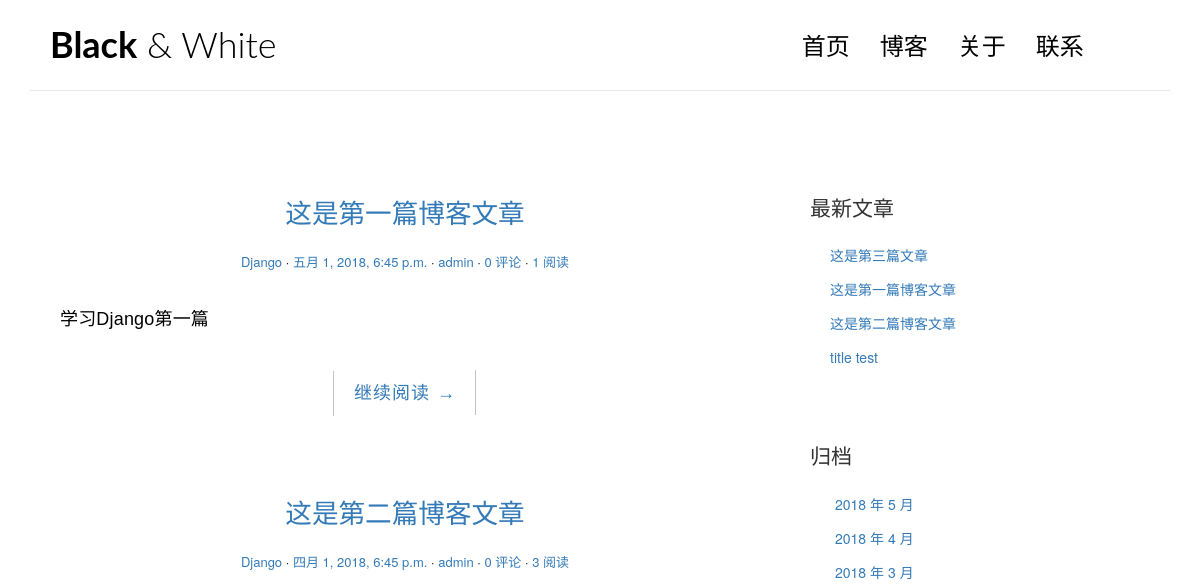
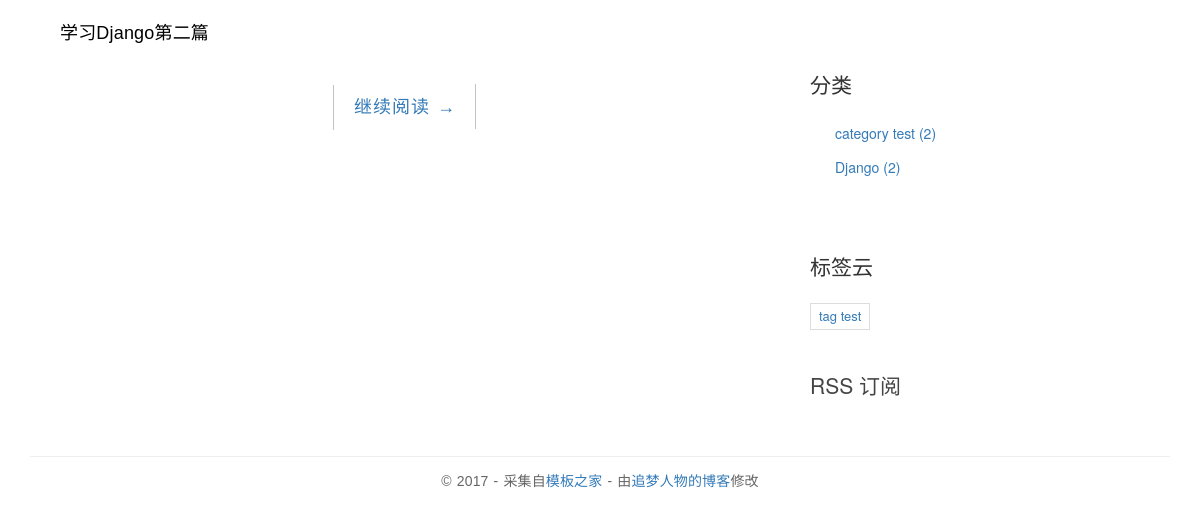
The app's page /category/2/, older data (2 pictures, top to bottom).
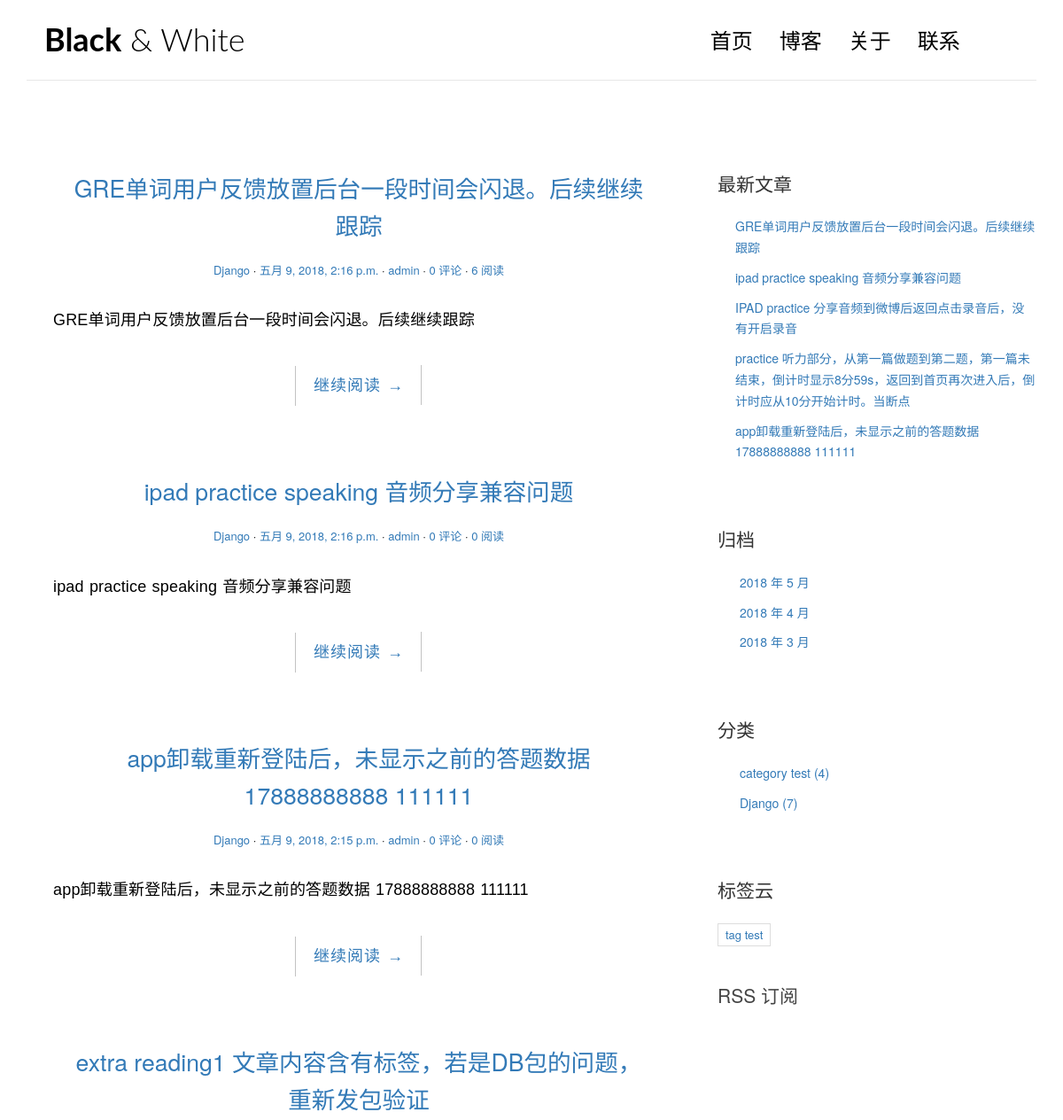
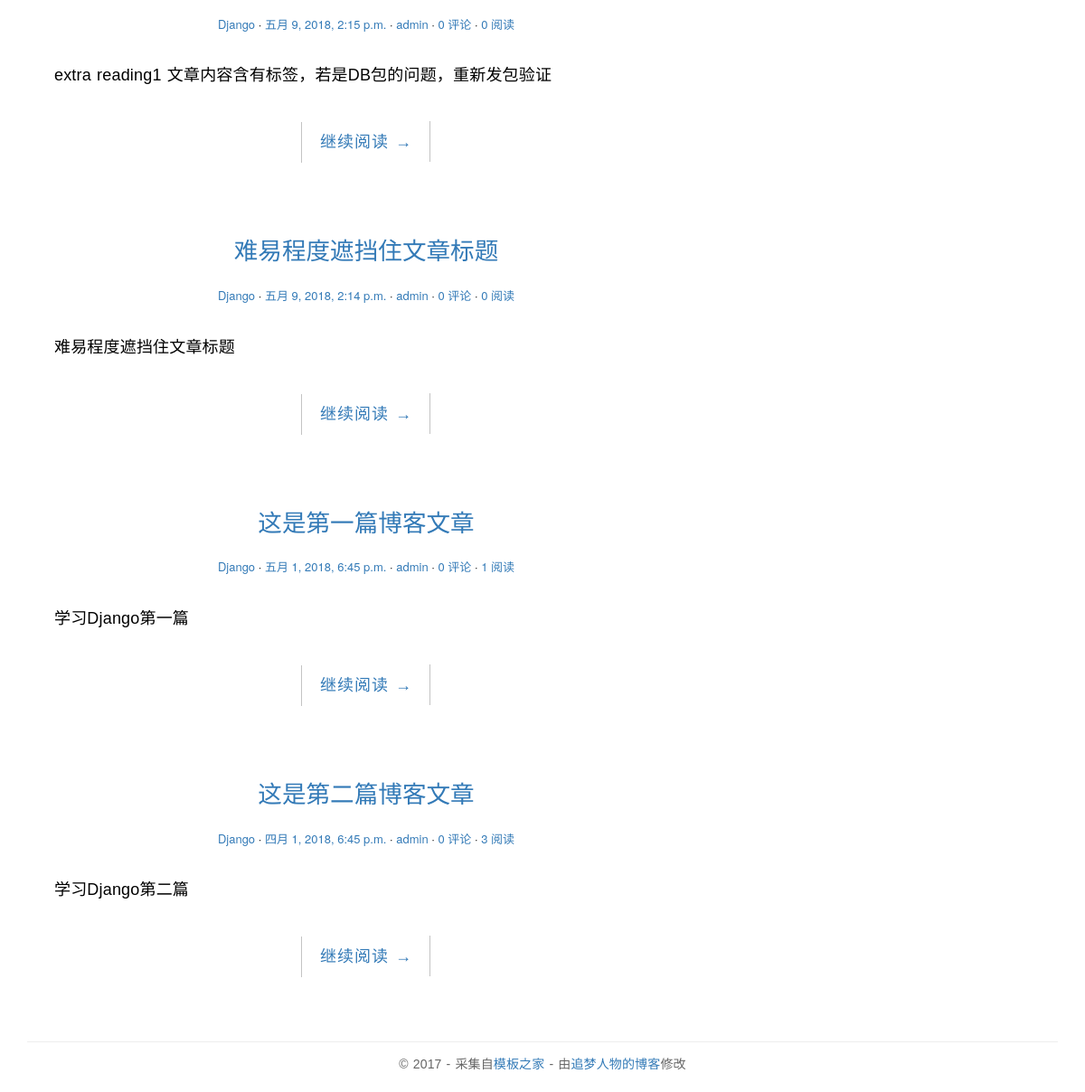
The same page, newer data (2 pictures, top to bottom).
### blog/models.py (models this page shows, shortened)
@python_2_unicode_compatible
class Article(models.Model):
    title = models.CharField(max_length=70)
    content = models.TextField()
    create_time = models.DateTimeField()
    update_time = models.DateTimeField()
    summary = models.CharField(max_length=200, blank=True)
    category = models.ForeignKey(Category)
    tags = models.ManyToManyField(Tag, blank=True)
    author = models.ForeignKey(User)
    views = models.PositiveIntegerField(default=0)
    def get_absolute_url(self):
        return reverse('blog:detail', kwargs={'pk': self.pk})
    class Meta:
        ordering = ['-create_time']

class Category(models.Model):
    name = models.CharField(max_length=100)

class Tag(models.Model):
    name = models.CharField(max_length=100)

### blog/views.py (the view)
# urls.py: url(r'^category/(?P<pk>[0-9]+)/$', views.CategoryView.as_view(), name='category'),
class CategoryView(IndexView):
    def get_queryset(self):
        print('args++++++++', self.args)
        print('kwargs++++++++', self.kwargs)
        cate = get_object_or_404(Category, pk=self.kwargs.get('pk'))
        return super(CategoryView, self).get_queryset().filter(category=cate)

### blog/templatetags/blog_tags.py (called while the page is built)
@register.simple_tag
def get_recent_articles(num=5):
    return Article.objects.all().order_by('-create_time')[:num]

@register.simple_tag
def archives():
    ret = Article.objects.dates('create_time', 'month', order='DESC')
    print(ret)
    return Article.objects.dates('create_time', 'month', order='DESC')

@register.simple_tag
def get_categories():
    return Category.objects.annotate(cate_article_nums=Count('article')).filter(cate_article_nums__gt=0)

@register.simple_tag
def get_tags():
    return Tag.objects.annotate(tag_article_nums=Count('article')).filter(tag_article_nums__gt=0)

### blog/views.py (called while the page is built, shortened)
    def get_context_data(self, **kwargs):
        context = super().get_context_data(**kwargs)
        paginator = context.get('paginator')
        page_obj = context.get('page_obj')
        is_paginated = context.get('is_paginated')
        pagination_data = self.pagination_data(paginator, page_obj, is_paginated)
        context.update(pagination_data)
        return context

    def pagination_data(self, paginator, page_obj, is_paginated):
        if not is_paginated:
            return {}

### templates/blog/index.html (shortened to what this page needs)
{% extends 'base.html' %}
{% block main %}
    {% for article in article_list %}
        <article class="post post-{{ article.pk }}">
            <header class="entry-header">
                <h1 class="entry-title">
                    <a href="{{ article.get_absolute_url }}">{{ article.title }}</a>
                </h1>
                <div class="entry-meta">
                    <span class="post-category"><a href="{% url 'blog:category' article.category.pk %}">{{ article.category.name }}</a></span>
                    <span class="post-date"><a href="#"><time class="entry-date"
                                                              datetime="{{ article.create_time }}">{{ article.create_time }}</time></a></span>
                    <span class="post-author"><a href="#">{{ article.author.username }}</a></span>
                    <span class="comments-link"><a href="{{ article.get_absolute_url }}#comment-area">{{ article.comments_set.count }} 评论</a></span>
                    <span class="views-count"><a href="{{ article.get_absolute_url }}">{{ article.views }} 阅读</a></span>
                </div>
            </header>
            <div class="entry-content clearfix">
                <p>{{ article.summary }}</p>
                <div class="read-more cl-effect-14">
                    <a href="{{ article.get_absolute_url }}" class="more-link">继续阅读 <span class="meta-nav">→</span></a>
                </div>
            </div>
        </article>
    {% empty %}
        <div class="no-post">暂时还没有发布的文章！</div>
    {% endfor %}
{% endblock %}

### templates/base.html (shortened to what this page needs)
{% load staticfiles %}
{% load blog_tags %}
<!DOCTYPE html>
<html>
<head>
    <link rel="stylesheet" href="http://code.ionicframework.com/ionicons/2.0.1/css/ionicons.min.css">
    <link rel="stylesheet" href="{% static 'blog/css/pace.css' %}">
    <link rel="stylesheet" href="{% static 'blog/css/custom.css' %}">
    <link rel="stylesheet" href="{% static 'blog/css/highlights/github.css' %}">
    <link href="https://cdn.bootcss.com/bootstrap/3.3.7/css/bootstrap.min.css" rel="stylesheet">
</head>
<body>
<div class="container">
    <header id="site-header">
        <div class="row">
            <div class="col-md-4 col-sm-5 col-xs-8">
                <div class="logo">
                    <h1><a href="{% url 'blog:index' %}"><b>Black</b> &amp; White</a></h1>
                </div>
            </div>
            <div class="col-md-8 col-sm-7 col-xs-4">
                <nav class="main-nav" role="navigation">
                    <div class="collapse navbar-collapse" id="bs-example-navbar-collapse-1">
                        <ul class="nav navbar-nav navbar-right">
                            <li class="cl-effect-11"><a href="{% url 'blog:index' %}" data-hover="首页">首页</a></li>
                            <li class="cl-effect-11"><a href="full-width.html" data-hover="博客">博客</a></li>
                            <li class="cl-effect-11"><a href="about.html" data-hover="关于">关于</a></li>
                            <li class="cl-effect-11"><a href="contact.html" data-hover="联系">联系</a></li>
                        </ul>
                    </div>
                </nav>
            </div>
        </div>
    </header>
</div>
<div class="content-body">
    <div class="container">
        <div class="row">
            <main class="col-md-8">
                {% block main %}
                {% endblock main %}
            </main>
            <aside class="col-md-4">
                {% block toc %}
                    <div class="widget widget-recent-posts">
                    <h3 class="widget-title">最新文章</h3>
                    {% get_recent_articles as recent_article_list %}
                    <ul>
                        {% for article in recent_article_list %}
                        <li>
                            <a href="{{ article.get_absolute_url }}">{{ article.title }}</a>
                        </li>
                        {% empty %}
                            暂无文章！
                        {% endfor %}
                    </ul>
                </div>
                {% endblock toc %}
                <div class="widget widget-archives">
                    <h3 class="widget-title">归档</h3>
                    {% archives as date_list %}
                    <ul>
                        {% for date in date_list %}
                            <li>
                                <a href="{% url 'blog:archives' date.year date.month %}">{{ date.year }} 年 {{ date.month }} 月</a>
                            </li>
                        {% empty %}
                            暂无归档！
                        {% endfor %}
                    </ul>
                </div>
                <div class="widget widget-category">
                    <h3 class="widget-title">分类</h3>
                    {% get_categories as category_list %}
                    <ul>
                        {% for category in category_list %}
                            <li>
                                <a href="{% url 'blog:category' category.pk %}">{{ category.name }} <span class="post-count">({{ category.cate_article_nums }})</span></a>
                            </li>
                        {% endfor %}
                    </ul>
                </div>
                {% block tags %}
                    <div class="widget widget-tag-cloud">
                    <h3 class="widget-title">标签云</h3>
                        {% get_tags as tag_list %}
                        <ul>
                            {% for tag in tag_list %}
                                <li>
                                    <a href="{% url 'blog:tag' tag.pk %}">{{ tag.name }}</a>
                                </li>
                            {% empty %}
                                暂无标签！
                            {% endfor %}
                        </ul>
                </div>
                {% endblock tags %}
                <div class="rss">
                    <a href="{% url 'rss' %}">
                        RSS 订阅
                    </a>
                </div>
            </aside>
        </div>
    </div>
</div>
<footer id="site-footer">
    <div class="container">
        <div class="row">
            <div class="col-md-12">
                <p class="copyright">&copy 2017 - 采集自<a href="http://www.cssmoban.com/"
                                                        target="_blank" title="模板之家">模板之家</a>
                    - 由<a href="http://zmrenwu.com/" title="网页模板" target="_blank">追梦人物的博客</a>修改
                </p>
            </div>
        </div>
    </div>
</footer>
</body>
</html>

### blog/static/blog/css/custom.css (style rules this page uses)
* { outline: none; }
h1, h2, h3, h4, h5, h6 { margin-top: 0; }
b { font-weight: 400; }
a { color: #333; }
body { color: #444; font-family: 'Lato', sans-serif; }
p { font-family: 'Ubuntu', sans-serif; font-weight: 400; word-spacing: 1px; letter-spacing: 0.01em; }
#site-header { background-color: #FFF; padding: 25px 20px; margin-bottom: 40px; border-bottom: 1px solid #e7e7e7; }
.logo h1 a { color: #000; }
.logo h1 { margin: 0; font-family: 'Lato', sans-serif; font-weight: 300; }
.main-nav { margin-top: 11px; max-width: 95%; }
.main-nav a { color: #000000 !important; padding: 0 0 5px 0 !important; margin-right: 30px; font-family: 'Lato', sans-serif; font-weight: 300; font-size: 24px; }
.cl-effect-11 a { padding: 10px 0; color: #0972b4; text-shadow: none; }
.cl-effect-11 a::before { position: absolute; top: 0; left: 0; overflow: hidden; padding: 0 0 5px 0 !important; max-width: 0; border-bottom: 1px solid #000; color: #000; content: attr(data-hover); white-space: nowrap; -webkit-transition: max-width 0.5s; -moz-transition: max-width 0.5s; transition: max-width 0.5s; }
.content-body { padding-bottom: 4em; }
.post { background: #fff; padding: 30px 30px 0; }
.entry-title { text-align: center; font-size: 1.9em; margin-bottom: 20px; line-height: 1.6; padding: 10px 20px 0; }
.entry-meta { text-align: center; color: #DDDDDD; font-size: 13px; margin-bottom: 30px; }
.entry-content { font-size: 18px; line-height: 1.9; font-weight: 300; color: #000; }
.post-category::after, .post-date::after, .post-author::after, .comments-link::after { content: ' ·'; color: #000; }
.read-more { font-family: 'Ubuntu', sans-serif; font-weight: 400; word-spacing: 1px; letter-spacing: 0.01em; text-align: center; margin-top: 20px; }
.cl-effect-14 a { padding: 0 20px; height: 45px; line-height: 45px; position: relative; display: inline-block; margin: 15px 25px; letter-spacing: 1px; font-weight: 400; text-shadow: 0 0 1px rgba(255, 255, 255, 0.3); }
.cl-effect-14 a::before, .cl-effect-14 a::after { position: absolute; width: 45px; height: 1px; background: #C3C3C3; content: ''; -webkit-transition: all 0.3s; -moz-transition: all 0.3s; transition: all 0.3s; pointer-events: none; }
.cl-effect-14 a::before { top: 0; left: 0; -webkit-transform: rotate(90deg); -moz-transform: rotate(90deg); transform: rotate(90deg); -webkit-transform-origin: 0 0; -moz-transform-origin: 0 0; transform-origin: 0 0; }
.cl-effect-14 a::after { right: 0; bottom: 0; -webkit-transform: rotate(90deg); -moz-transform: rotate(90deg); transform: rotate(90deg); -webkit-transform-origin: 100% 0; -moz-transform-origin: 100% 0; transform-origin: 100% 0; }
.widget { background: #fff; padding: 30px 0 0; }
.widget-title { font-size: 1.5em; margin-bottom: 20px; line-height: 1.6; padding: 10px 0 0; font-weight: 400; }
.widget-recent-posts ul { padding: 0; margin: 0; padding-left: 20px; }
.widget-recent-posts ul li { list-style-type: none; position: relative; line-height: 170%; margin-bottom: 10px; }
.widget-recent-posts ul li::before { content: '\f3d3'; font-family: "Ionicons"; position: absolute; left: -17px; top: 3px; font-size: 16px; color: #000; }
.widget-archives ul { padding: 0; margin: 0; padding-left: 25px; }
.widget-archives ul li { list-style-type: none; position: relative; line-height: 170%; margin-bottom: 10px; }
.widget-archives ul li::before { content: '\f3f3'; font-family: "Ionicons"; position: absolute; left: -25px; top: 1px; font-size: 16px; color: #000; }
.widget-category ul { padding: 0; margin: 0; padding-left: 25px; }
.widget-category ul li { list-style-type: none; position: relative; line-height: 170%; margin-bottom: 10px; }
.widget-category ul li::before { content: '\f3fe'; font-family: "Ionicons"; position: absolute; left: -25px; top: 1px; font-size: 18px; color: #000; }
.widget-tag-cloud ul { padding: 0; margin: 0; margin-right: -10px; }
.widget-tag-cloud ul li { list-style-type: none; font-size: 13px; display: inline-block; margin-right: 10px; margin-bottom: 10px; padding: 3px 8px; border: 1px solid #ddd; }
.rss { font-size: 21px; margin-top: 30px; }
.rss a { color: #444; }
#site-footer { padding-top: 10px; padding: 0 0 1.5em 0; }
.copyright { text-align: center; padding-top: 1em; margin: 0; border-top: 1px solid #eee; color: #666; }

Row changes from the older to the newer data that the page shows:
no longer on this page (row unchanged): Article: title "这是第三篇文章", shown under "最新文章"
no longer on this page (row edited): Article: title "title test", shown under "最新文章"
no longer on one of the page's lists (row unchanged): Article: title "这是第一篇博客文章"
no longer on one of the page's lists (row unchanged): Article: title "这是第二篇博客文章"
added Article: title "GRE单词用户反馈放置后台一段时间会闪退。后续继续跟踪", category.name "Django", create_time "五月 9, 2018, 2:16 p.m.", author.username "admin", comments_set.count "0", views "6", summary "GRE单词用户反馈放置后台一段时间会闪退。后续继续跟踪"
added Article: title "ipad practice speaking 音频分享兼容问题", category.name "Django", create_time "五月 9, 2018, 2:16 p.m.", author.username "admin", comments_set.count "0", views "0", summary "ipad practice speaking 音频分享兼容问题"
added Article: title "app卸载重新登陆后，未显示之前的答题数据 17888888888 111111", category.name "Django", create_time "五月 9, 2018, 2:15 p.m.", author.username "admin", comments_set.count "0", views "0", summary "app卸载重新登陆后，未显示之前的答题数据 17888888888 111111"
added Article: title "extra reading1 文章内容含有标签，若是DB包的问题，重新发包验证", category.name "Django", create_time "五月 9, 2018, 2:15 p.m.", author.username "admin", comments_set.count "0", views "0", summary "extra reading1 文章内容含有标签，若是DB包的问题，重新发包验证", shown under "& White"
added Article: title "难易程度遮挡住文章标题", category.name "Django", create_time "五月 9, 2018, 2:14 p.m.", author.username "admin", comments_set.count "0", views "0", summary "难易程度遮挡住文章标题", shown under "& White"
added Article: title "IPAD practice 分享音频到微博后返回点击录音后，没有开启录音", shown under "最新文章"
added Article: title "practice 听力部分，从第一篇做题到第二题，第一篇未结束，倒计时显示8分59s，返回到首页再次进入后，倒计时应从10分开始计时。当断点", shown under "最新文章"
computed for Category "category test": cate_article_nums "2" → "4"
computed for Category "Django": cate_article_nums "2" → "7"
